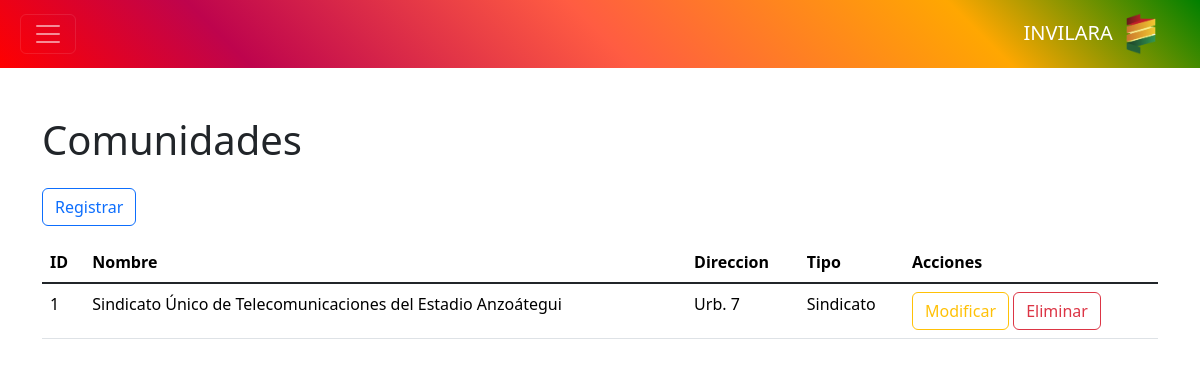
The app's page /controlador/comunidad.php, older data.
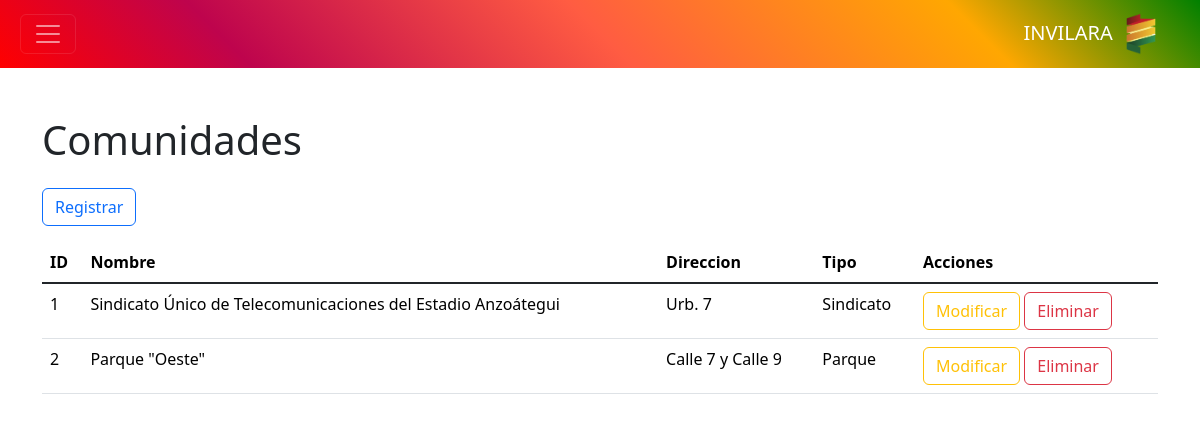
The same page, newer data.
### tables this page shows
CREATE TABLE `comunidad` (
  `id` int NOT NULL,
  `id_parroquia` int DEFAULT NULL,
  `nombre` text,
  `direccion` text,
  `tipo` text
);

### controlador/comunidad.php (called while the page is built, shortened)
<?php
require_once "modelo/comunidad.php";
$modelo = new Comunidad();
$datos = $modelo->consultar();
require_once "vista/comunidad.php";

### modelo/base_datos.php (called while the page is built)
<?php
class BaseDatos
{
    private $host = "localhost";
    private $dbname = "invilara";
    private $usuario = "root";
    private $contrasena = "";
    public function conexion()
    {
        $dsn = "mysql" . ":" . "host=" . $this->host . ";" . "dbname=" . $this->dbname . ";";
        $pdo = new PDO($dsn, $this->usuario, $this->contrasena);
        $pdo->setAttribute(PDO::ATTR_ERRMODE, PDO::ERRMODE_EXCEPTION);
        return $pdo;
    }
}
?>

### modelo/comunidad.php (called while the page is built, shortened)
<?php
require_once "modelo/base_datos.php";
class Comunidad extends BaseDatos
{
    private $tabla = "comunidad";
    public function consultar()
    {
        $result = $this->conexion()->query("SELECT * FROM {$this->tabla}");
        return $result;
    }
}

### vista/comunidad.php (the view, shortened to what this page needs)
<?php require_once "vista/componentes/encabezado.php"; ?>
<?php require_once "vista/componentes/barra.php"; ?>
<main class="container" id="crud">
    <h1>Comunidades</h1>
    <button class="btn btn-outline-primary my-3" value="insertar">Registrar</button>
    <table class="table table-hover table-responsive">
        <thead>
            <tr>
                <th>ID</th>
                <th>Nombre</th>
                <th>Direccion</th>
                <th>Tipo</th>
                <th>Acciones</th>
            </tr>
        </thead>
        <tbody class="table-group-divider">
            <?php foreach ($datos as $d): ?>
                <tr>
                    <td><?php echo $d["id"] ?></td>
                    <td><?php echo $d["nombre"] ?></td>
                    <td><?php echo $d["direccion"] ?></td>
                    <td><?php echo $d["tipo"] ?></td>
                    <td>
                        <button class="btn btn-outline-warning" value="modificar">Modificar</button>
                        <button class="btn btn-outline-danger" value="eliminar">Eliminar</button>
                    </td>
                </tr>
            <?php endforeach ?>
        </tbody>
    </table>
</main>

Row changes from the older to the newer data that the page shows:
added comunidad: id "2", nombre "Parque \"Oeste\"", direccion "Calle 7 y Calle 9", tipo "Parque"
